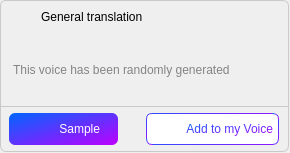
<?xml version="1.0" encoding="UTF-8"?>
<ui version="4.0">
 <class>WVoicelibWidgetClass</class>
 <widget class="QWidget" name="WVoicelibWidgetClass">
  <property name="geometry">
   <rect>
    <x>0</x>
    <y>0</y>
    <width>290</width>
    <height>153</height>
   </rect>
  </property>
  <property name="minimumSize">
   <size>
    <width>290</width>
    <height>153</height>
   </size>
  </property>
  <property name="maximumSize">
   <size>
    <width>290</width>
    <height>153</height>
   </size>
  </property>
  <property name="windowTitle">
   <string>WVoicelibWidget</string>
  </property>
  <property name="styleSheet">
   <string notr="true">QWidget{
	font: 12px &quot;微软雅黑&quot;;
}

QFrame#frame{
	border:1px solid #C9C9C9;
	border-radius:6px;
}

QFrame#frame_2{
	border:1px;
	border-bottom:1px solid #C9C9C9;
}

QLabel{
	border:none;
	background-position: center;
    background-repeat: no-repeat;
}

QLabel#lb_content,#lb_num{
	color: #848484;
}

QLabel#lb_1[man=true]{
	background-image: url(:/QtTest/icon/Setting/soundbot/man.png);
}

QLabel#lb_1[man=false]{
	background-image: url(:/QtTest/icon/Setting/soundbot/waman.png);
}

QLabel#lb_2{
	background-position: top;
	background-image: url(:/QtTest/icon/Setting/soundbot/little.png);	
}

QLabel#lb_4{
	background-image: url(:/QtTest/icon/Setting/soundbot/peo.png);	
}

QPushButton#pb_sample{
	border:none;
	border-radius:6px;
	padding-right:18px;
	background-origin: content;
    background-position: left;
    background-repeat: no-repeat;
	/*background-image: url(:/QtTest/icon/Setting/soundbot/btn_1.png);*/
	background-color: ;
	background-color: qlineargradient(spread:pad, x1:0, y1:0, x2:1, y2:1, stop:0 #0066FF, stop:1 #BD00FF);

	text-align:right;
	padding-left:28px;
	color:#ffffff;
}

QPushButton#pb_add{
	border:1px solid qlineargradient(spread:pad, x1:0, y1:0, x2:1, y2:1, stop:0 #0066FF, stop:1 #BD00FF);
	border-radius:6px;
	padding-right:5px;
	background-origin: content;
    background-position: left;
    background-repeat: no-repeat;
	background-color: #ffffff;
	background-image: url(:/QtTest/icon/Setting/soundbot/btn_2.png);

	text-align:right;
	padding-left:10px;
	color:qlineargradient(spread:pad, x1:0, y1:0, x2:1, y2:1, stop:0 #0066FF, stop:1 #BD00FF);;
}









</string>
  </property>
  <layout class="QGridLayout" name="gridLayout">
   <property name="leftMargin">
    <number>0</number>
   </property>
   <property name="topMargin">
    <number>0</number>
   </property>
   <property name="rightMargin">
    <number>0</number>
   </property>
   <property name="bottomMargin">
    <number>0</number>
   </property>
   <property name="horizontalSpacing">
    <number>0</number>
   </property>
   <item row="0" column="0">
    <widget class="QFrame" name="frame">
     <property name="minimumSize">
      <size>
       <width>289</width>
       <height>152</height>
      </size>
     </property>
     <property name="maximumSize">
      <size>
       <width>289</width>
       <height>152</height>
      </size>
     </property>
     <property name="frameShape">
      <enum>QFrame::StyledPanel</enum>
     </property>
     <property name="frameShadow">
      <enum>QFrame::Raised</enum>
     </property>
     <layout class="QVBoxLayout" name="verticalLayout_2">
      <property name="spacing">
       <number>0</number>
      </property>
      <property name="leftMargin">
       <number>0</number>
      </property>
      <property name="topMargin">
       <number>0</number>
      </property>
      <property name="rightMargin">
       <number>0</number>
      </property>
      <property name="bottomMargin">
       <number>0</number>
      </property>
      <item>
       <widget class="QFrame" name="frame_2">
        <property name="minimumSize">
         <size>
          <width>0</width>
          <height>100</height>
         </size>
        </property>
        <property name="maximumSize">
         <size>
          <width>16777215</width>
          <height>100</height>
         </size>
        </property>
        <property name="frameShape">
         <enum>QFrame::StyledPanel</enum>
        </property>
        <property name="frameShadow">
         <enum>QFrame::Raised</enum>
        </property>
        <layout class="QVBoxLayout" name="verticalLayout">
         <property name="leftMargin">
          <number>12</number>
         </property>
         <property name="topMargin">
          <number>0</number>
         </property>
         <property name="rightMargin">
          <number>0</number>
         </property>
         <property name="bottomMargin">
          <number>0</number>
         </property>
         <item>
          <layout class="QHBoxLayout" name="horizontalLayout_3">
           <property name="rightMargin">
            <number>6</number>
           </property>
           <item>
            <layout class="QHBoxLayout" name="horizontalLayout">
             <property name="spacing">
              <number>0</number>
             </property>
             <property name="bottomMargin">
              <number>0</number>
             </property>
             <item>
              <widget class="QLabel" name="lb_1">
               <property name="minimumSize">
                <size>
                 <width>15</width>
                 <height>0</height>
                </size>
               </property>
               <property name="maximumSize">
                <size>
                 <width>15</width>
                 <height>15</height>
                </size>
               </property>
               <property name="text">
                <string/>
               </property>
              </widget>
             </item>
             <item>
              <widget class="QLabel" name="lb_2">
               <property name="minimumSize">
                <size>
                 <width>0</width>
                 <height>16</height>
                </size>
               </property>
               <property name="maximumSize">
                <size>
                 <width>9</width>
                 <height>16</height>
                </size>
               </property>
               <property name="text">
                <string/>
               </property>
              </widget>
             </item>
            </layout>
           </item>
           <item>
            <widget class="QLabel" name="lb_name">
             <property name="minimumSize">
              <size>
               <width>0</width>
               <height>18</height>
              </size>
             </property>
             <property name="maximumSize">
              <size>
               <width>16777215</width>
               <height>18</height>
              </size>
             </property>
             <property name="text">
              <string>General translation</string>
             </property>
            </widget>
           </item>
           <item>
            <spacer name="horizontalSpacer">
             <property name="orientation">
              <enum>Qt::Horizontal</enum>
             </property>
             <property name="sizeHint" stdset="0">
              <size>
               <width>40</width>
               <height>20</height>
              </size>
             </property>
            </spacer>
           </item>
           <item>
            <layout class="QHBoxLayout" name="horizontalLayout_2">
             <property name="spacing">
              <number>2</number>
             </property>
             <item>
              <widget class="QLabel" name="lb_4">
               <property name="minimumSize">
                <size>
                 <width>11</width>
                 <height>11</height>
                </size>
               </property>
               <property name="maximumSize">
                <size>
                 <width>11</width>
                 <height>11</height>
                </size>
               </property>
               <property name="text">
                <string/>
               </property>
              </widget>
             </item>
             <item>
              <widget class="QLabel" name="lb_num">
               <property name="minimumSize">
                <size>
                 <width>40</width>
                 <height>0</height>
                </size>
               </property>
               <property name="maximumSize">
                <size>
                 <width>18</width>
                 <height>18</height>
                </size>
               </property>
               <property name="text">
                <string/>
               </property>
              </widget>
             </item>
            </layout>
           </item>
          </layout>
         </item>
         <item>
          <widget class="QLabel" name="lb_content">
           <property name="text">
            <string>This voice has been randomly generated</string>
           </property>
          </widget>
         </item>
        </layout>
       </widget>
      </item>
      <item>
       <layout class="QHBoxLayout" name="horizontalLayout_4">
        <property name="spacing">
         <number>20</number>
        </property>
        <item>
         <widget class="QPushButton" name="pb_sample">
          <property name="minimumSize">
           <size>
            <width>109</width>
            <height>32</height>
           </size>
          </property>
          <property name="maximumSize">
           <size>
            <width>109</width>
            <height>32</height>
           </size>
          </property>
          <property name="text">
           <string>Sample</string>
          </property>
         </widget>
        </item>
        <item>
         <widget class="QPushButton" name="pb_add">
          <property name="minimumSize">
           <size>
            <width>133</width>
            <height>32</height>
           </size>
          </property>
          <property name="maximumSize">
           <size>
            <width>133</width>
            <height>32</height>
           </size>
          </property>
          <property name="text">
           <string>Add to my Voice</string>
          </property>
         </widget>
        </item>
       </layout>
      </item>
     </layout>
    </widget>
   </item>
  </layout>
 </widget>
 <layoutdefault spacing="6" margin="11"/>
 <resources>
  <include location="../../../AiSound.qrc"/>
 </resources>
 <connections/>
</ui>
